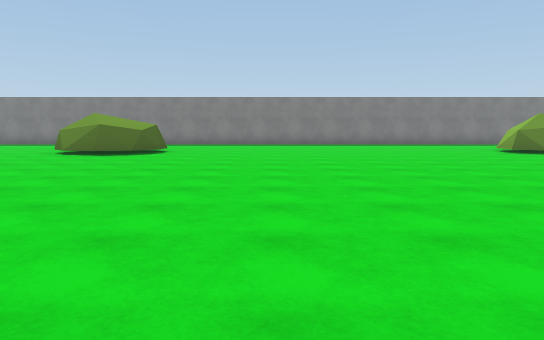
View 1 (above)

24 first-person views from a walk through a scene from a Unity 3-D project. The camera is 1.3 m above the floor, tilts 6° down and sees 70° across. The floor is counted in squares, 2 m on a side. Each view is taken from the middle of a square. On the plan, view 1 faces up. The plan holds only what a view shows up to about 11 squares ahead; the rest is blank. The place goes on beyond the plan. The player is left out. Some surface patterns are stand-ins.

View 2
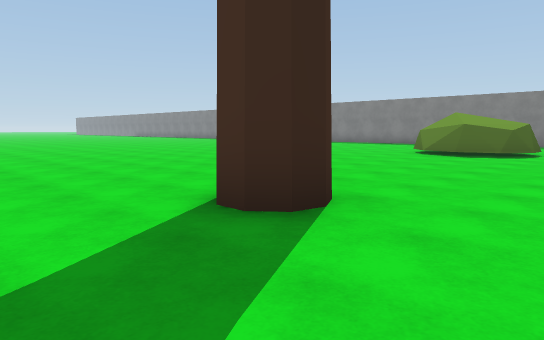

View 3
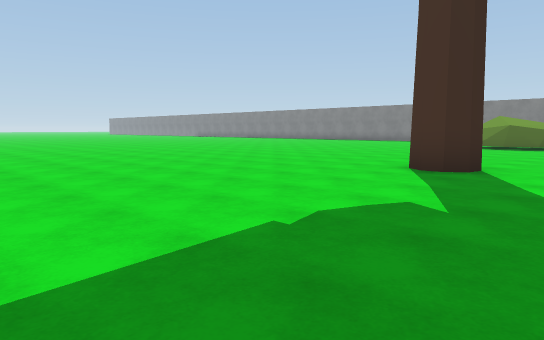

View 4
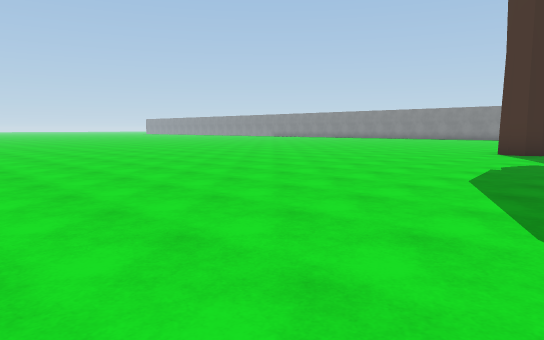

View 5
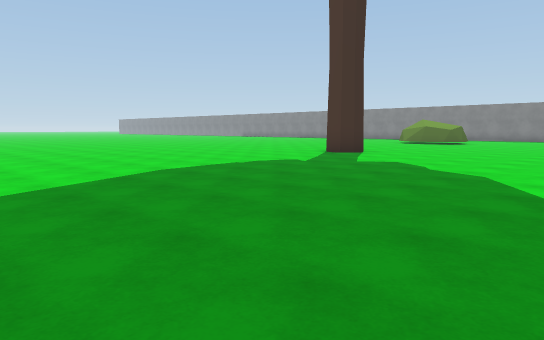

View 6
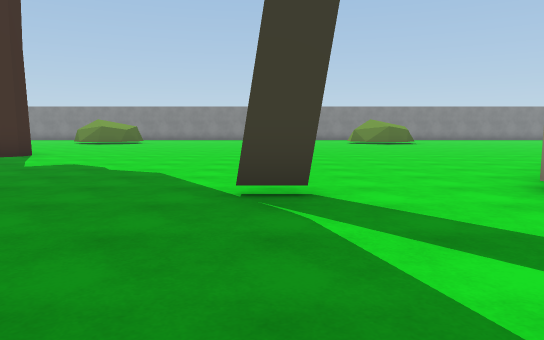

View 7
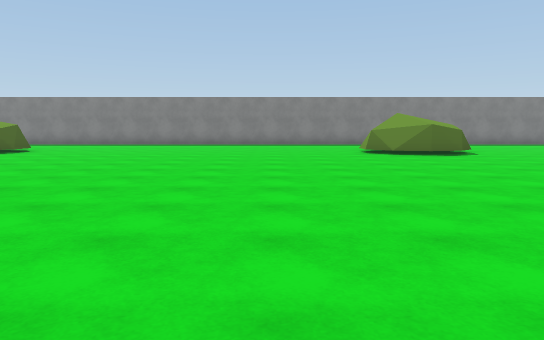

View 8
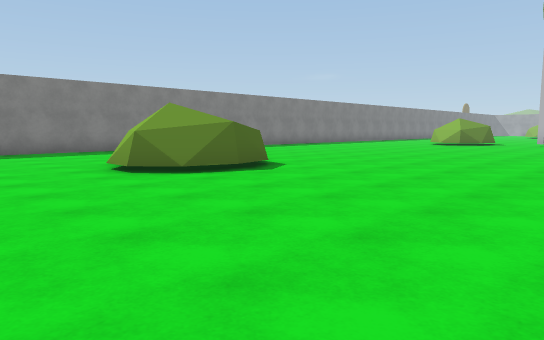

View 9
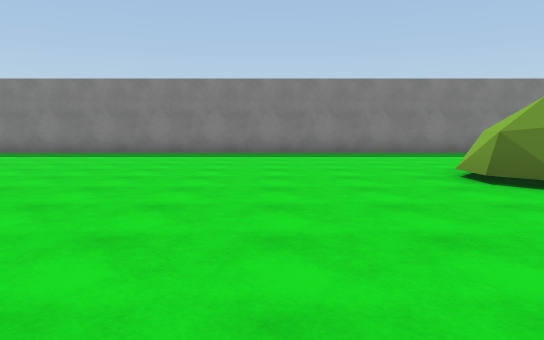

View 10
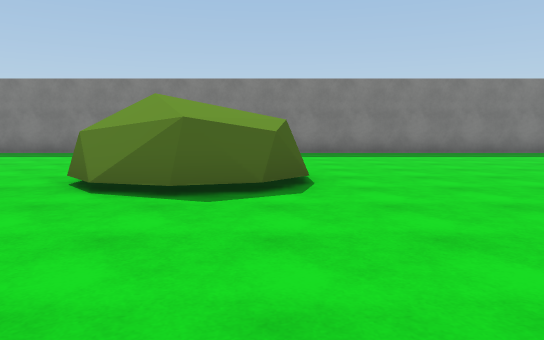

View 11
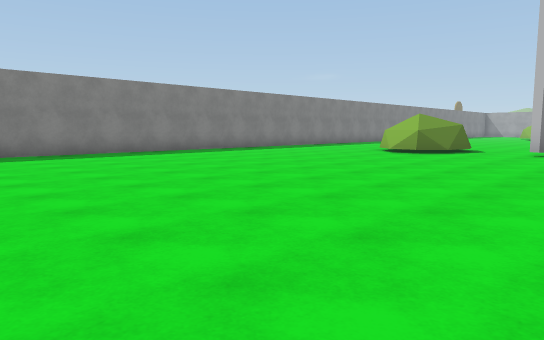

View 12
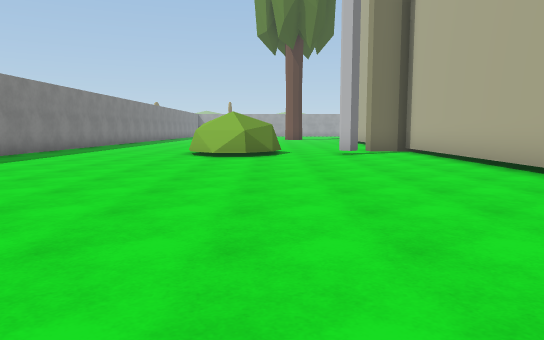

View 13
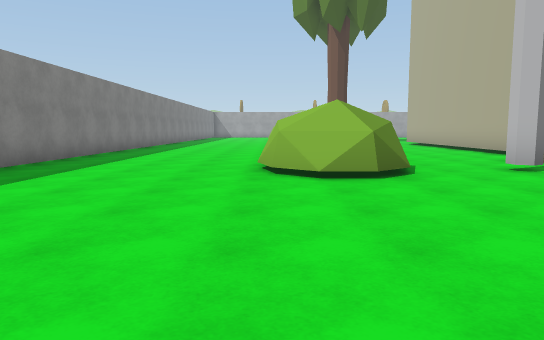

View 14
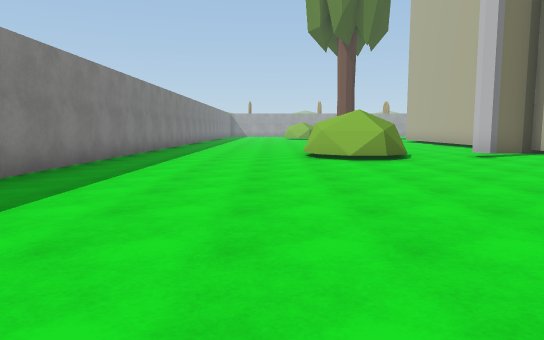

View 15
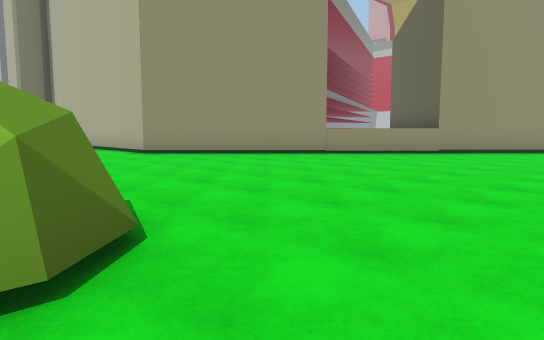

View 16
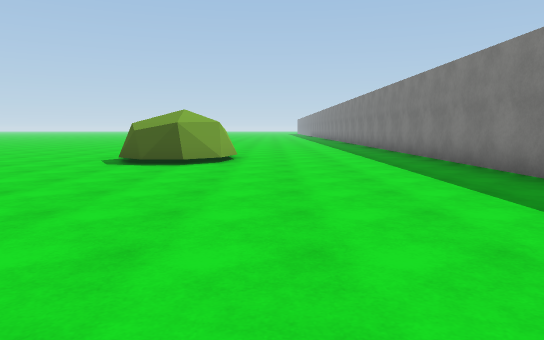

View 17
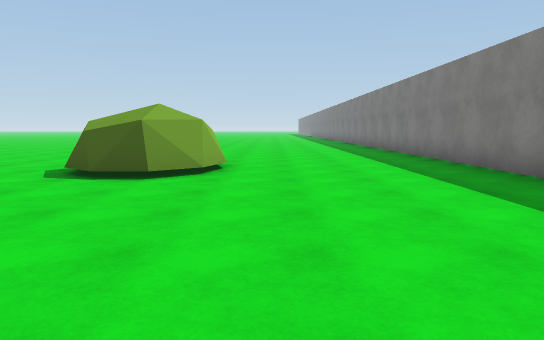

View 18
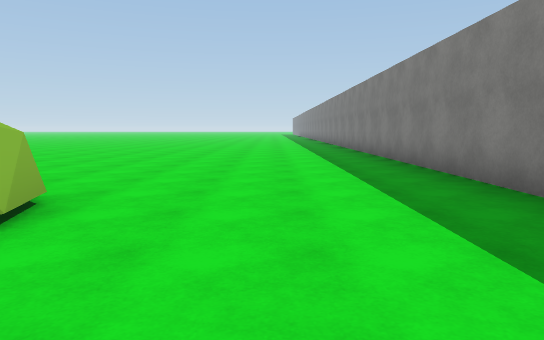

View 19
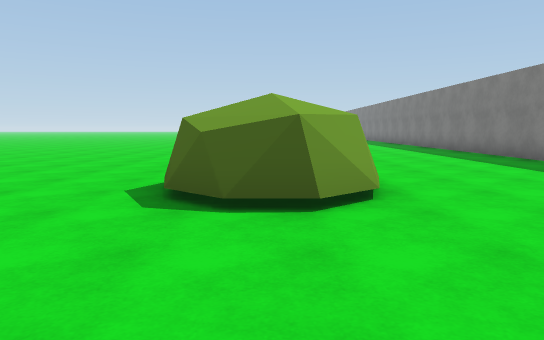

View 20
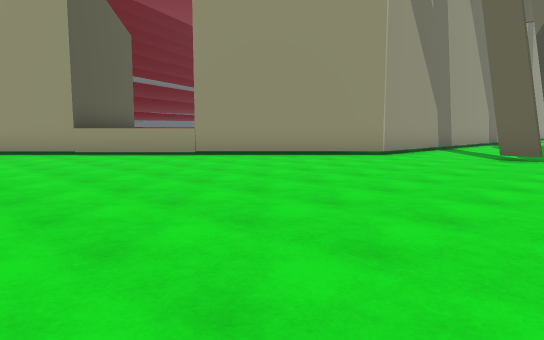

View 21
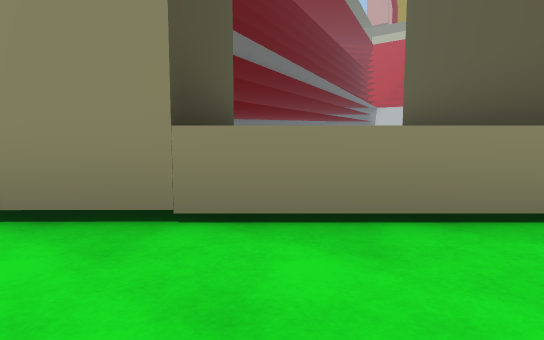

View 22
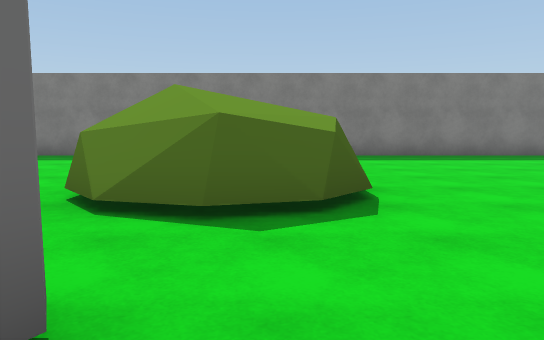

View 23
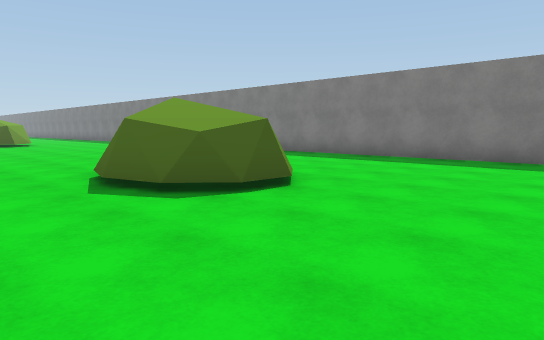

View 24
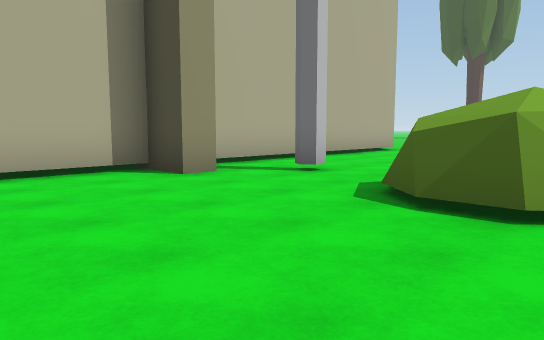

### Floor plan
Points are (right, up) in squares from view 1. A wall is a line through its corners. A room is listed if a view was taken in it or the views show most of it. See-through windows are left out.
Room 1 (views 1, 2, 3, 4, 5, 6, 7, 8, 9, 10, 11, 12, 13, 14, 15, 16, 17, 18, 19, 20, 21, 22, 23, 24)
walls: (2.6, -3.1) (3.5, -3.1); (3.5, -3.3) (2.6, -3.3); (9.2, 0.5) (9.9, -0.2); (5.9, -4.9) (5.9, -2.9) (14.8, 6.1) (22.3, 6.1) (22.3, 7.1) (22.9, 7.1) (22.9, 6.1) (26.1, 6.1); (26.5, 16.6) (-10.5, 16.6)
objects: other object (-6, 10) to (-3, 12); tree (-4, 2) to (-3, 3); other object (7, 10) to (9, 12); other object (20, 10) to (23, 12)

Where each view was taken, in squares from view 1:
view 1: 0 up, 0 right, facing up
view 2: 0 up, 1 left, facing up-left
view 3: 4 down, 1 left, facing up-left
view 4: 9 down, 1 left, facing up-left
view 5: 7 down, 3 right, facing up-left
view 6: 7 down, 3 right, facing up
view 7: 0 up, 4 right, facing up
view 8: 5 up, 4 right, facing up-right
view 9: 6 up, 4 right, facing up
view 10: 6 up, 9 right, facing up
view 11: 6 up, 10 right, facing up-right
view 12: 10 up, 11 right, facing right
view 13: 12 up, 15 right, facing right
view 14: 13 up, 12 right, facing right
view 15: 11 up, 5 right, facing down-right
view 16: 13 up, 4 right, facing left
view 17: 13 up, 2 right, facing left
view 18: 14 up, 2 left, facing left
view 19: 11 up, 0 right, facing left
view 20: 6 up, 1 right, facing down-right
view 21: 4 up, 9 right, facing down-right
view 22: 7 up, 22 right, facing up
view 23: 8 up, 26 right, facing up-left
view 24: 12 up, 26 right, facing down-left
